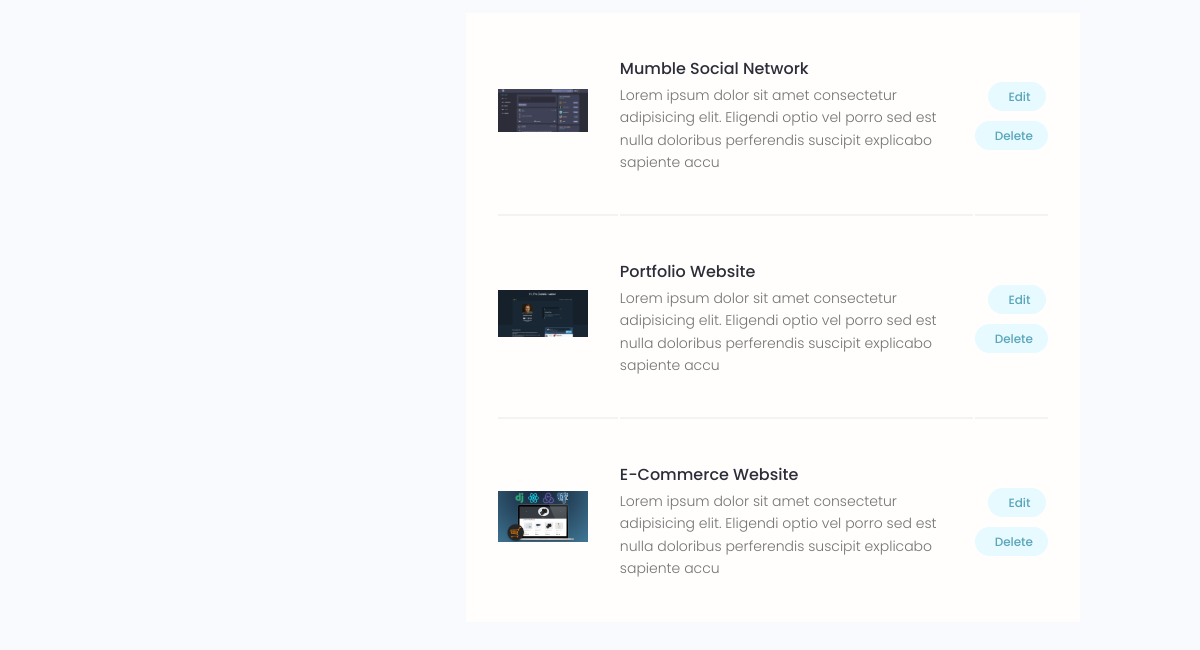
Before: /account/ (signed in, lower part) with the older database file.
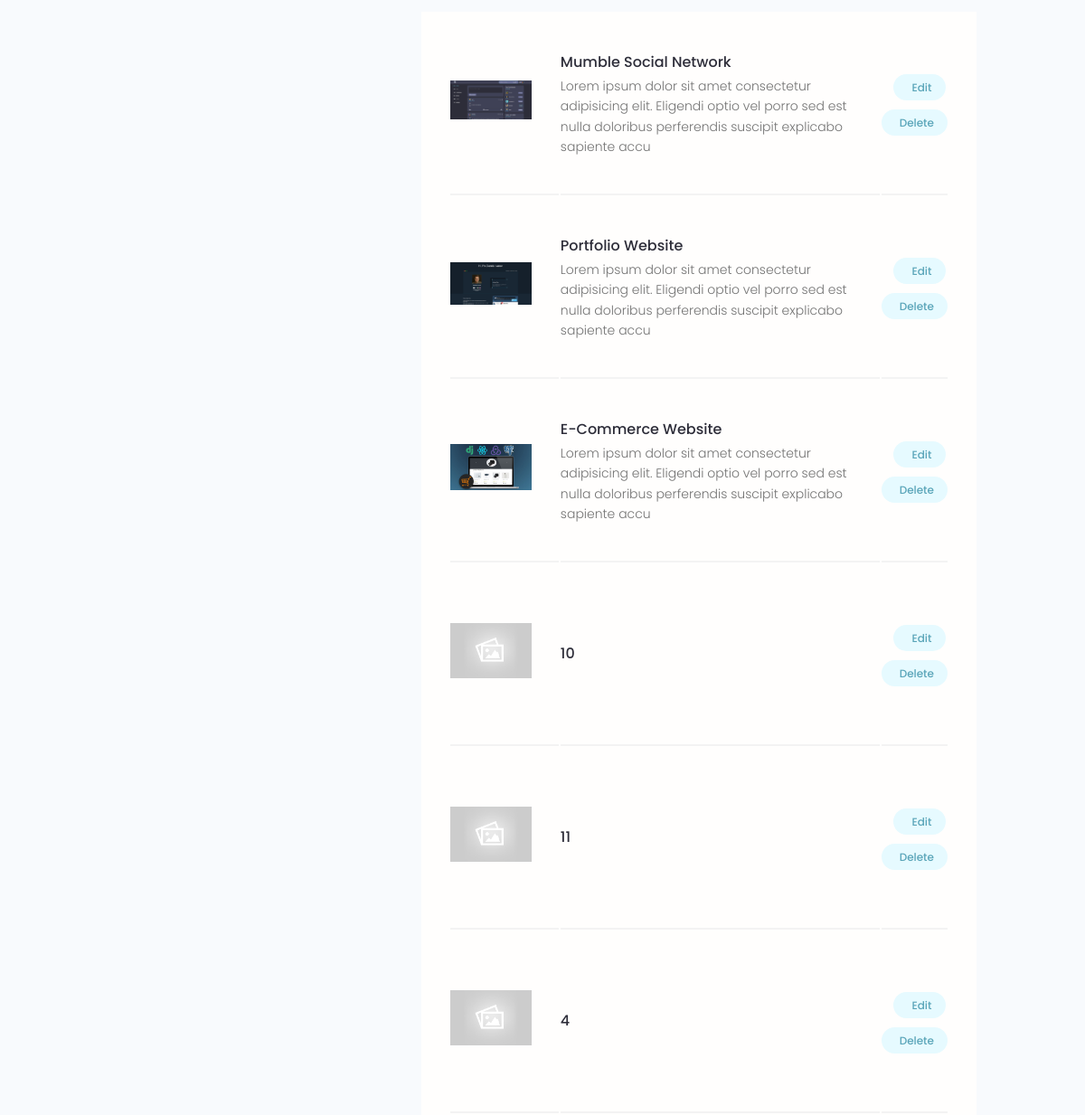
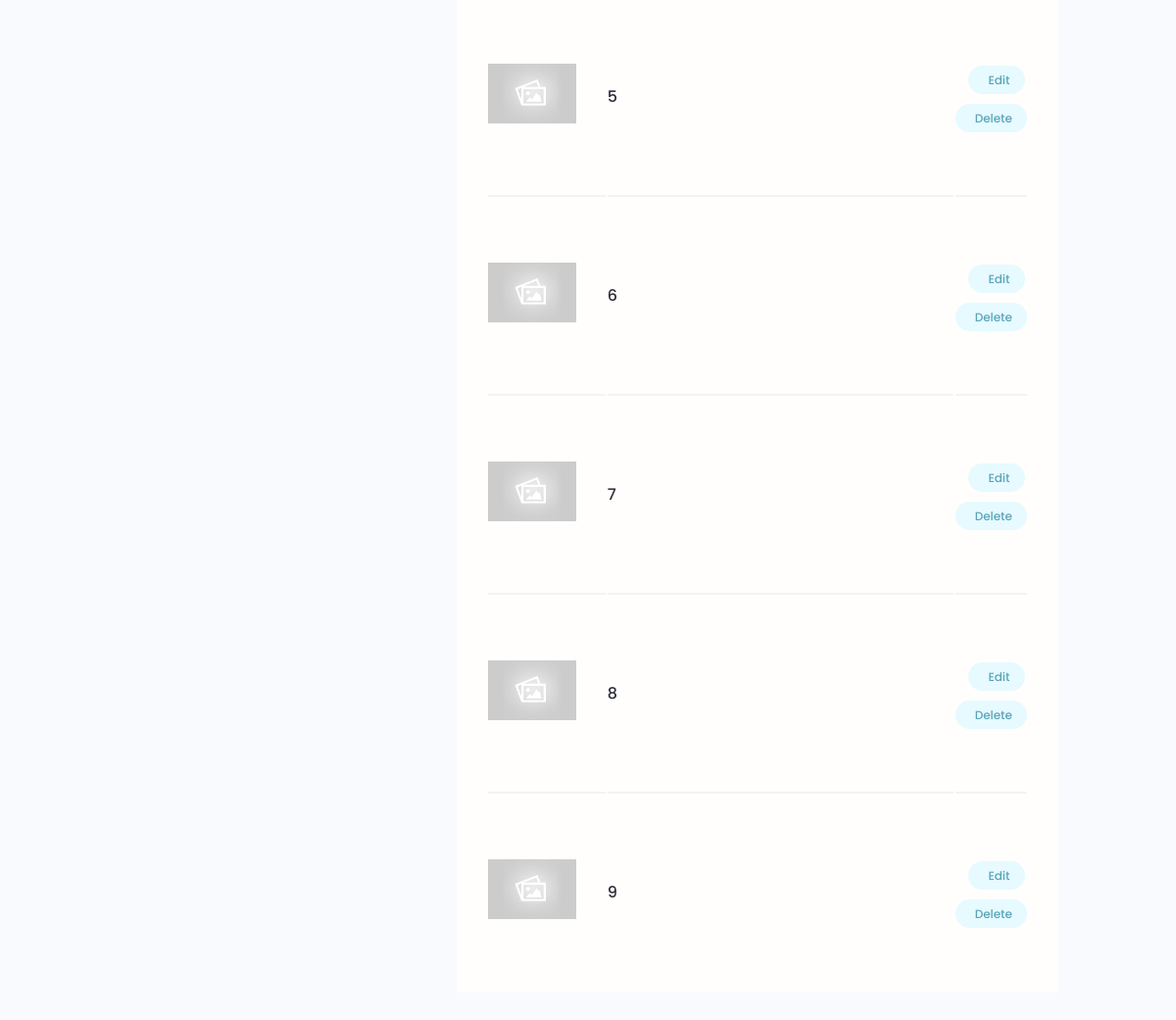
After: the same page with the newer database file (2 pictures, top to bottom).
### projects/models.py (models this page shows, shortened)
class Project(models.Model):
    owner = models.ForeignKey(Profile, on_delete=models.CASCADE, null=True, blank=True)
    title = models.CharField(max_length=200)
    description = models.TextField(null=True, blank=True)
    featured_image = models.ImageField(null=True, blank=True, default="default.jpg")
    demo_link = models.CharField(max_length=2000, null=True, blank=True)
    source_link = models.CharField(max_length=2000, null=True, blank=True)
    tags = models.ManyToManyField("Tag", blank=True)
    vote_total = models.IntegerField(default=0, null=True, blank=True)
    vote_ratio = models.IntegerField(default=0, null=True, blank=True)
    created = models.DateTimeField(auto_now_add=True)
    id = models.UUIDField(
        default=uuid.uuid4, unique=True, primary_key=True, editable=False
    )
    class Meta:
        ordering = ["-vote_ratio", "-vote_total", "title"]

### users/views.py (the view)
# urls.py: path("account/", views.user_account, name="account"),
@login_required(login_url="login")
def user_account(request):
    profile = request.user.profile
    skills = profile.skill_set.all()
    projects = profile.project_set.all()
    context = {
        "profile": profile,
        "skills": skills,
        "projects": projects,
    }
    return render(request, "users/account.html", context=context)

### users/models.py (called while the page is built)
    def __str__(self):
        return str(self.name)

### users/templates/users/account.html (shortened to what this page needs)
{% extends 'main.html' %}
{% block content %}
  <main class="settingsPage profile my-md">
    <div class="container">
      <div class="layout">
        <div class="column column--1of3">
        </div>
        <div class="column column--2of3">
          <table class="settings__table">
            {% for project in projects %}
            <tr>
              <td class="settings__thumbnail">
                <a href="{% url 'single-project' project.id %}"><img src="{{ project.featured_image.url }}" alt="Project Thumbnail" /></a>
              </td>
              <td class="settings__tableInfo">
                <a href="{% url 'single-project' project.id %}">{{ project.title }}</a>
                <p>{{ project.description|slice:"150" }}</p>
              </td>
              <td class="settings__tableActions">
                <a class="tag tag--pill tag--main settings__btn" href="{% url 'update-project' project.id %}">Edit</a>
                <a class="tag tag--pill tag--main settings__btn" href="{% url 'delete-project' project.id  %}?next=/account/">
                  Delete</a>
              </td>
            </tr>
            {% endfor %}
          </table>
        </div>
      </div>
    </div>
  </main>
{% endblock content %}

Changed rows visible on the page:
added Project: featured_image (placeholder picture), title "10"
added Project: featured_image (placeholder picture), title "11"
added Project: featured_image (placeholder picture), title "4"
added Project: featured_image (placeholder picture), title "5"
added Project: featured_image (placeholder picture), title "6"
added Project: featured_image (placeholder picture), title "7"
added Project: featured_image (placeholder picture), title "8"
added Project: featured_image (placeholder picture), title "9"
